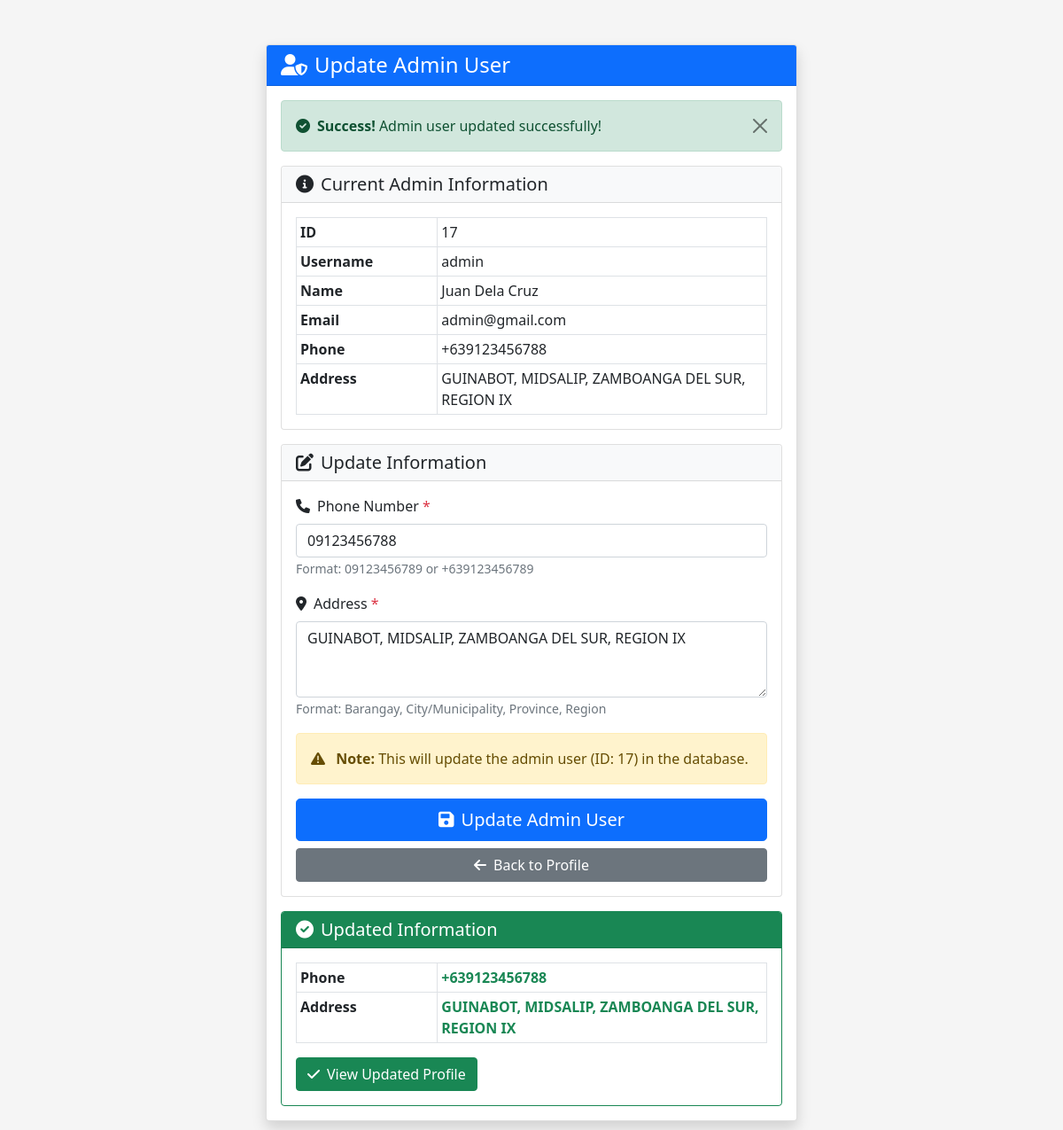
The app's page /main/update_admin_user.php with its own data.
### tables this page shows
CREATE TABLE `users` (
  `id` int(11) NOT NULL,
  `first_name` varchar(255) NOT NULL,
  `last_name` varchar(255) NOT NULL,
  `username` varchar(100) NOT NULL,
  `email` varchar(100) NOT NULL,
  `phone` varchar(20) DEFAULT NULL,
  `address` text DEFAULT NULL,
  `role` enum('Admin','Doctor') NOT NULL,
  `department_id` int(11) DEFAULT NULL,
  `specialization` varchar(100) DEFAULT NULL,
  `password` varchar(255) NOT NULL,
  `status` enum('Active','Inactive','','') NOT NULL DEFAULT 'Active',
  `profile_image` varchar(255) NOT NULL,
  `created_at` timestamp NOT NULL DEFAULT current_timestamp(),
  `updated_at` timestamp NOT NULL DEFAULT current_timestamp(),
  `license_number` varchar(50) DEFAULT NULL,
  `is_available` tinyint(1) DEFAULT 1,
  `prc_number` varchar(50) DEFAULT NULL,
  `license_type` varchar(50) DEFAULT NULL,
  `prc_id_document` varchar(255) DEFAULT NULL,
  `last_login` datetime DEFAULT NULL
);

### config/functions.php (called while the page is built, shortened)
<?php
function normalizePhoneNumber($phone) {
    $cleaned = preg_replace('/[^\d+]/', '', $phone);
    if (preg_match('/^\+63\d{10}$/', $cleaned)) {
        return $cleaned;
    }
    return $phone;
}
function formatPhoneNumber($phone) {
    $normalized = normalizePhoneNumber($phone);
    return $normalized;
}
function phoneToInputFormat($phone) {
    $normalized = normalizePhoneNumber($phone);
    if (preg_match('/^\+63(\d{10})$/', $normalized, $matches)) {
        return '0' . $matches[1];
    }
    return $phone;
}

### main/update_admin_user.php (the view, shortened to what this page needs)
<?php
$conn = getDBConnection();
$adminId = 17;
$stmt = $conn->prepare("SELECT id, first_name, last_name, email, phone, address, username FROM users WHERE id = ? AND role = 'Admin'");
$stmt->bind_param("i", $adminId);
$stmt->execute();
$admin = $stmt->get_result()->fetch_assoc();
$newPhone = '+639123456789';
$newAddress = 'LANGKAAN I, DASMARIÑAS CITY, CAVITE, REGION IV-A';
$stmt = $conn->prepare("UPDATE users SET phone = ?, address = ? WHERE id = ? AND role = 'Admin'");
$stmt->bind_param("ssi", $newPhone, $newAddress, $adminId);
$success = false;
$message = '';
if ($stmt->execute()) {
    $success = true;
    $message = "Admin user updated successfully!";
    $stmt_refresh = $conn->prepare("SELECT id, first_name, last_name, email, phone, address FROM users WHERE id = ?");
    $stmt_refresh->bind_param("i", $adminId);
    $stmt_refresh->execute();
    $updated = $stmt_refresh->get_result()->fetch_assoc();
} else {
    $message = "Error updating admin: " . $stmt->error;
}
?>
<!DOCTYPE html>
<html lang="en">
<head>
    <link href="https://cdn.jsdelivr.net/npm/bootstrap@5.1.3/dist/css/bootstrap.min.css" rel="stylesheet">
    <link rel="stylesheet" href="https://cdnjs.cloudflare.com/ajax/libs/font-awesome/6.0.0/css/all.min.css">
</head>
<body>
    <div class="container">
        <div class="admin-card">
            <div class="card shadow">
                <div class="card-header bg-primary text-white">
                    <h4 class="mb-0"><i class="fas fa-user-shield me-2"></i>Update Admin User</h4>
                </div>
                <div class="card-body">
                    <?php if ($success): ?>
                        <div class="alert alert-success alert-dismissible fade show">
                            <i class="fas fa-check-circle me-2"></i><strong>Success!</strong> <?php echo htmlspecialchars($message); ?>
                            <button type="button" class="btn-close" data-bs-dismiss="alert"></button>
                        </div>
                    <?php endif; ?>
                    <div class="card mb-3">
                        <div class="card-header bg-light">
                            <h5 class="mb-0"><i class="fas fa-info-circle me-2"></i>Current Admin Information</h5>
                        </div>
                        <div class="card-body">
                            <table class="table table-sm table-bordered mb-0">
                                <tr>
                                    <td width="30%"><strong>ID</strong></td>
                                    <td><?php echo htmlspecialchars($admin['id']); ?></td>
                                </tr>
                                <tr>
                                    <td><strong>Username</strong></td>
                                    <td><?php echo htmlspecialchars($admin['username']); ?></td>
                                </tr>
                                <tr>
                                    <td><strong>Name</strong></td>
                                    <td><?php echo htmlspecialchars($admin['first_name'] . ' ' . $admin['last_name']); ?></td>
                                </tr>
                                <tr>
                                    <td><strong>Email</strong></td>
                                    <td><?php echo htmlspecialchars($admin['email']); ?></td>
                                </tr>
                                <tr>
                                    <td><strong>Phone</strong></td>
                                    <td>
                                        <?php if (empty($admin['phone'])): ?>
                                            <span class="badge bg-danger status-badge">MISSING</span>
                                        <?php else: ?>
                                            <?php echo htmlspecialchars(formatPhoneNumber($admin['phone'])); ?>
                                        <?php endif; ?>
                                    </td>
                                </tr>
                                <tr>
                                    <td><strong>Address</strong></td>
                                    <td>
                                        <?php if (empty($admin['address'])): ?>
                                            <span class="badge bg-danger status-badge">MISSING</span>
                                        <?php else: ?>
                                            <?php echo htmlspecialchars($admin['address']); ?>
                                        <?php endif; ?>
                                    </td>
                                </tr>
                            </table>
                        </div>
                    </div>
                    <div class="card">
                        <div class="card-header bg-light">
                            <h5 class="mb-0"><i class="fas fa-edit me-2"></i>Update Information</h5>
                        </div>
                        <div class="card-body">
                            <form method="POST">
                                <div class="mb-3">
                                    <label class="form-label">
                                        <i class="fas fa-phone me-2"></i>Phone Number <span class="text-danger">*</span>
                                    </label>
                                    <input type="tel" class="form-control" name="phone"
                                           value="<?php echo htmlspecialchars(phoneToInputFormat($admin['phone'] ?: $newPhone)); ?>"
                                           pattern="^(\+63|0)\d{9,10}$"
                                           placeholder="09123456789 or +639123456789"
                                           required>
                                    <small class="text-muted">Format: 09123456789 or +639123456789</small>
                                </div>
                                <div class="mb-3">
                                    <label class="form-label">
                                        <i class="fas fa-map-marker-alt me-2"></i>Address <span class="text-danger">*</span>
                                    </label>
                                    <textarea class="form-control" name="address" rows="3"
                                              placeholder="Barangay, City, Province, Region"
                                              required><?php echo htmlspecialchars($admin['address'] ?: $newAddress); ?></textarea>
                                    <small class="text-muted">Format: Barangay, City/Municipality, Province, Region</small>
                                </div>
                                <div class="alert alert-warning">
                                    <i class="fas fa-exclamation-triangle me-2"></i>
                                    <strong>Note:</strong> This will update the admin user (ID: <?php echo $adminId; ?>) in the database.
                                </div>
                                <div class="d-grid gap-2">
                                    <button type="submit" class="btn btn-primary btn-lg">
                                        <i class="fas fa-save me-2"></i>Update Admin User
                                    </button>
                                    <a href="profile.php" class="btn btn-secondary">
                                        <i class="fas fa-arrow-left me-2"></i>Back to Profile
                                    </a>
                                </div>
                            </form>
                        </div>
                    </div>
                    <?php if ($success && isset($updated)): ?>
                        <div class="card mt-3 border-success">
                            <div class="card-header bg-success text-white">
                                <h5 class="mb-0"><i class="fas fa-check-circle me-2"></i>Updated Information</h5>
                            </div>
                            <div class="card-body">
                                <table class="table table-sm table-bordered mb-0">
                                    <tr>
                                        <td width="30%"><strong>Phone</strong></td>
                                        <td class="text-success">
                                            <strong><?php echo htmlspecialchars(formatPhoneNumber($updated['phone'])); ?></strong>
                                        </td>
                                    </tr>
                                    <tr>
                                        <td><strong>Address</strong></td>
                                        <td class="text-success">
                                            <strong><?php echo htmlspecialchars($updated['address']); ?></strong>
                                        </td>
                                    </tr>
                                </table>
                                <div class="mt-3">
                                    <a href="profile.php" class="btn btn-success">
                                        <i class="fas fa-check me-2"></i>View Updated Profile
                                    </a>
                                </div>
                            </div>
                        </div>
                    <?php endif; ?>
                </div>
            </div>
        </div>
    </div>
</body>
</html>

### main/update_admin_user.php (style rules this page uses)
body { background-color: #f5f5f5; }
.admin-card { max-width: 600px; margin: 50px auto; }

### records on screen
users: id "17", username "admin", first_name+last_name "Juan Dela Cruz", email "admin@gmail.com", phone "+639123456788", address "GUINABOT, MIDSALIP, ZAMBOANGA DEL SUR, REGION IX", phone "09123456788"

### other values on screen
$message "Admin user updated successfully!"
$adminId "17"
